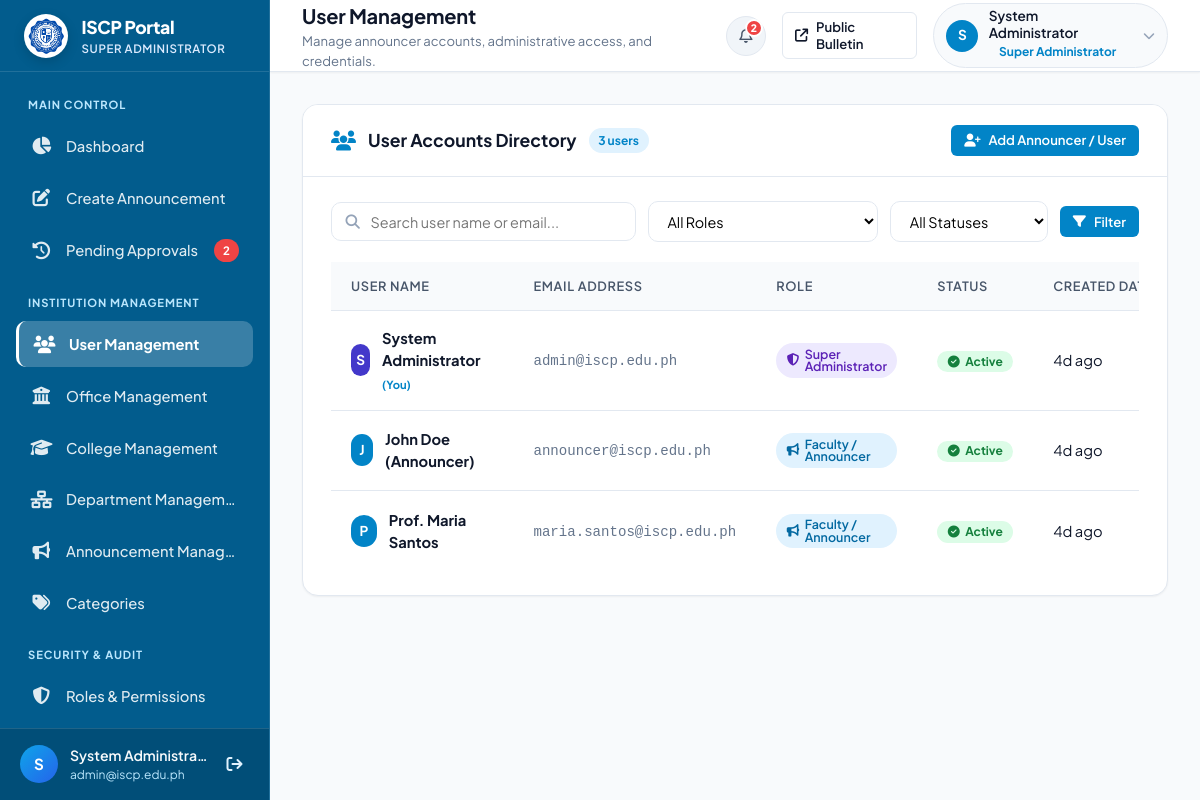
The page /admin/users.php (signed in) on the database its author committed.
### tables this page shows
CREATE TABLE IF NOT EXISTS `users` (
    `id` INT AUTO_INCREMENT PRIMARY KEY,
    `name` VARCHAR(100) NOT NULL,
    `email` VARCHAR(150) NOT NULL UNIQUE,
    `password_hash` VARCHAR(255) NOT NULL,
    `role` VARCHAR(50) NOT NULL DEFAULT 'college_admin',
    `assigned_college` VARCHAR(150) DEFAULT NULL,
    `assigned_office` VARCHAR(150) DEFAULT NULL,
    `assigned_department` VARCHAR(150) DEFAULT NULL,
    `status` ENUM('active', 'inactive') NOT NULL DEFAULT 'active',
    `created_at` TIMESTAMP DEFAULT CURRENT_TIMESTAMP
);

### admin/includes/auth.php (called while the page is built, shortened)
<?php
function current_user(): array {
    $role = $_SESSION['user_role'] ?? 'guest';
    $name = $_SESSION['user_name'] ?? 'User';
    $email = $_SESSION['user_email'] ?? '';
    $id = $_SESSION['user_id'] ?? null;
    $assigned_college = $_SESSION['assigned_college'] ?? null;
    $assigned_office = $_SESSION['assigned_office'] ?? null;
    $assigned_department = $_SESSION['assigned_department'] ?? null;
    if ($id && ($assigned_college === null && $assigned_office === null && $assigned_department === null)) {
        $pdo = get_db();
        if ($pdo) {
            try {
                $stmt = $pdo->prepare("SELECT * FROM users WHERE id = ?");
                $stmt->execute([$id]);
                $row = $stmt->fetch();
                if ($row) {
                    $assigned_college = $row['assigned_college'] ?? null;
                    $assigned_office = $row['assigned_office'] ?? null;
                    $assigned_department = $row['assigned_department'] ?? null;
                }
            } catch (Exception $e) {
            }
        }
    }
    return [
        'id' => $id,
        'name' => $name,
        'email' => $email,
        'role' => $role,
        'assigned_college' => $assigned_college,
        'assigned_office' => $assigned_office,
        'assigned_department' => $assigned_department,
    ];
}
function format_role_label(?string $role, ?string $unit = null): string {
    switch ($role) {
        case 'super_admin':
        case 'admin':
            return 'Super Administrator';
        case 'announcer':
            return 'Faculty / Announcer';
    }
}
function h(?string $string): string {
    return htmlspecialchars((string)($string ?? ''), ENT_QUOTES, 'UTF-8');
}
function time_ago(?string $datetime): string {
    $timestamp = strtotime($datetime);
    $diff = time() - $timestamp;
    if ($diff < 604800) return floor($diff / 86400) . 'd ago';
    return date('M j, Y', $timestamp);
}
function format_datetime(?string $datetime): string {
    $timestamp = strtotime($datetime);
    return $timestamp ? date('M j, Y g:i A', $timestamp) : 'N/A';
}
    ?>

### admin/users.php (the view, shortened to what this page needs)
<?php
require_once __DIR__ . '/includes/auth.php';
$pdo = get_db();
$search = trim($_GET['q'] ?? '');
$users_list = [];
if ($pdo) {
    try {
        $where = [];
        $params = [];
        $whereClause = !empty($where) ? 'WHERE ' . implode(' AND ', $where) : '';
        $sql = "SELECT id, name, email, role, assigned_college, status, created_at FROM users {$whereClause} ORDER BY role ASC, name ASC";
        $stmt = $pdo->prepare($sql);
        $stmt->execute($params);
        $users_list = $stmt->fetchAll();
    } catch (PDOException $e) {
        set_flash('danger', 'Error retrieving users: ' . $e->getMessage());
    }
}
require_once __DIR__ . '/includes/header.php';
?>
<div class="content-card">
    <div class="card-header">
        <div class="card-header-left">
            <i class="fa-solid fa-users" style="color: var(--primary); font-size: 1.25rem;"></i>
            <h2 class="card-title">User Accounts Directory</h2>
            <span class="card-count-badge"><?= count($users_list) ?> users</span>
        </div>
        <div class="card-header-right">
            <button type="button" class="btn btn-primary btn-sm" onclick="openAddUserModal()">
                <i class="fa-solid fa-user-plus"></i> Add Announcer / User
            </button>
        </div>
    </div>
    <div class="card-body">
        <form method="GET" action="users.php" class="toolbar-bar">
            <div class="toolbar-filters">
                <div class="search-input-group">
                    <i class="fa-solid fa-magnifying-glass"></i>
                    <input type="text" name="q" class="form-control-search" placeholder="Search user name or email..." value="<?= h($search) ?>">
                </div>
                <select name="role" class="form-select-filter" onchange="this.form.submit()">
                    <option value="">All Roles</option>
                </select>
                <select name="status" class="form-select-filter" onchange="this.form.submit()">
                    <option value="">All Statuses</option>
                </select>
                <button type="submit" class="btn btn-primary btn-sm">
                    <i class="fa-solid fa-filter"></i> Filter
                </button>
            </div>
        </form>
        <?php if (empty($users_list)): ?>
            <div class="empty-state">
                <div class="empty-state-icon">
                    <i class="fa-solid fa-user-slash"></i>
                </div>
                <h3 class="empty-state-title">No user accounts found</h3>
                <p class="empty-state-desc">No accounts matched your filters. Click "Add Announcer" to create one.</p>
            </div>
        <?php else: ?>
            <div class="table-responsive">
                <table class="admin-table">
                    <thead>
                        <tr>
                            <th>User Name</th>
                            <th>Email Address</th>
                            <th>Role</th>
                            <th>Status</th>
                            <th>Created Date</th>
                        </tr>
                    </thead>
                    <tbody>
                        <?php foreach ($users_list as $u): ?>
                            <tr>
                                <td>
                                    <?php
                                    $roleKey = $u['role'];
                                    $avatarBg = '#0284c7';
                                    $roleIcon = 'fa-bullhorn';
                                    $badgeStyle = 'background: #e0f2fe; color: #0369a1;';
                                    if ($roleKey === 'super_admin' || $roleKey === 'admin') {
                                        $avatarBg = '#4338ca';
                                        $roleIcon = 'fa-shield-halved';
                                        $badgeStyle = 'background: #ede9fe; color: #5b21b6;';
                                    } elseif ($roleKey === 'university_admin') {
                                        $avatarBg = '#0284c7';
                                        $roleIcon = 'fa-building-columns';
                                        $badgeStyle = 'background: #e0f2fe; color: #0369a1;';
                                    } elseif ($roleKey === 'office_admin') {
                                        $avatarBg = '#0d9488';
                                        $roleIcon = 'fa-briefcase';
                                        $badgeStyle = 'background: #ccfbf1; color: #0f766e;';
                                    } elseif ($roleKey === 'college_admin') {
                                        $avatarBg = '#d97706';
                                        $roleIcon = 'fa-graduation-cap';
                                        $badgeStyle = 'background: #fef3c7; color: #b45309;';
                                    }
                                    ?>
                                    <div style="display: flex; align-items: center; gap: 0.75rem;">
                                        <div class="avatar-circle" style="background: <?= $avatarBg ?>;">
                                            <?= strtoupper(substr($u['name'], 0, 1)) ?>
                                        </div>
                                        <div>
                                            <div style="font-weight: 700; color: var(--text-main); font-size: 0.92rem;">
                                                <?= h($u['name']) ?>
                                                <?php if ((int)$u['id'] === (int)$currentUser['id']): ?>
                                                    <span style="font-size: 0.7rem; color: #0284c7; font-weight: 700;">(You)</span>
                                                <?php endif; ?>
                                            </div>
                                        </div>
                                    </div>
                                </td>
                                <td>
                                    <span style="font-size: 0.88rem; color: var(--text-muted); font-family: monospace;">
                                        <?= h($u['email']) ?>
                                    </span>
                                </td>
                                <td>
                                    <span class="badge" style="<?= $badgeStyle ?> font-weight: 600; font-size: 0.78rem;">
                                        <i class="fa-solid <?= $roleIcon ?>"></i>
                                        <?= h(format_role_label($u['role'])) ?>
                                    </span>
                                </td>
                                <td>
                                    <span class="badge badge-status-<?= h($u['status']) ?>">
                                        <i class="fa-solid <?= $u['status'] === 'active' ? 'fa-circle-check' : 'fa-circle-xmark' ?>"></i>
                                        <?= ucfirst(h($u['status'])) ?>
                                    </span>
                                </td>
                                <td>
                                    <span title="<?= h(format_datetime($u['created_at'])) ?>">
                                        <?= h(time_ago($u['created_at'])) ?>
                                    </span>
                                </td>
                            </tr>
                        <?php endforeach; ?>
                    </tbody>
                </table>
            </div>
        <?php endif; ?>
    </div>
</div>
<?php require_once __DIR__ . '/includes/footer.php'; ?>

### rows shown on the page
users: name "S", name "System Administrator", shows "(You)", email "admin@iscp.edu.ph", role "Super Administrator", status "Active", created_at "4d ago"
users: name "J", name "John Doe (Announcer)", email "announcer@iscp.edu.ph", role "Faculty / Announcer", status "Active", created_at "4d ago"
users: name "P", name "Prof. Maria Santos", email "maria.santos@iscp.edu.ph", role "Faculty / Announcer", status "Active", created_at "4d ago"

### other values the page prints
format_role_label($role) "SUPER ADMINISTRATOR"
$pendingCount "2"
substr($currentUser['name'] ?? 'A', 0, 1) "S"
$currentUser['name'] "System Administra…"
$currentUser['email'] "admin@iscp.edu.ph"
$page_title "User Management"
$page_subtitle "Manage announcer accounts, administrative access, and credentials."
$currentUser['name'] "System Administrator"
format_role_label($currentRole) "Super Administrator"
count($users_list) "3"
